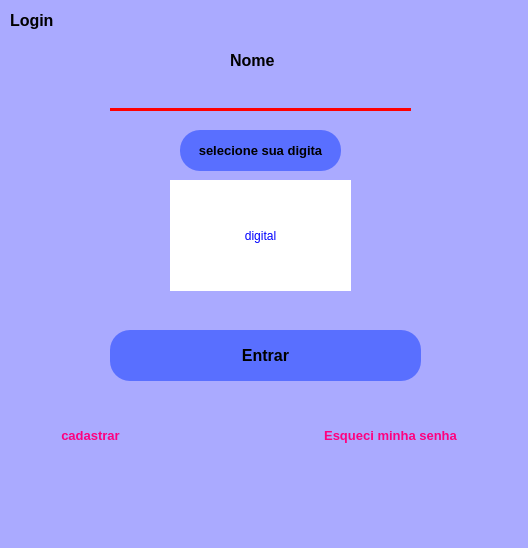
<?xml version="1.0" encoding="UTF-8"?>
<ui version="4.0">
 <class>MainWindow</class>
 <widget class="QMainWindow" name="MainWindow">
  <property name="geometry">
   <rect>
    <x>0</x>
    <y>0</y>
    <width>528</width>
    <height>548</height>
   </rect>
  </property>
  <property name="windowTitle">
   <string>MainWindow</string>
  </property>
  <property name="styleSheet">
   <string notr="true">background-color: rgb(170, 170, 255);
color: rgb(0, 0, 0);</string>
  </property>
  <widget class="QWidget" name="centralwidget">
   <widget class="QPushButton" name="pushButton">
    <property name="geometry">
     <rect>
      <x>110</x>
      <y>330</y>
      <width>311</width>
      <height>51</height>
     </rect>
    </property>
    <property name="font">
     <font>
      <pointsize>12</pointsize>
      <weight>75</weight>
      <bold>true</bold>
     </font>
    </property>
    <property name="styleSheet">
     <string notr="true">background-color: rgb(89, 111, 255);
color: rgb(0, 0, 0);
border-radius:20px;</string>
    </property>
    <property name="text">
     <string>Entrar</string>
    </property>
   </widget>
   <widget class="QPushButton" name="btn_cadastro">
    <property name="geometry">
     <rect>
      <x>10</x>
      <y>410</y>
      <width>161</width>
      <height>51</height>
     </rect>
    </property>
    <property name="font">
     <font>
      <pointsize>10</pointsize>
      <weight>75</weight>
      <bold>true</bold>
     </font>
    </property>
    <property name="styleSheet">
     <string notr="true">color: rgb(255, 0, 127);
border:none;</string>
    </property>
    <property name="text">
     <string>cadastrar</string>
    </property>
   </widget>
   <widget class="QLabel" name="label">
    <property name="geometry">
     <rect>
      <x>230</x>
      <y>40</y>
      <width>61</width>
      <height>41</height>
     </rect>
    </property>
    <property name="font">
     <font>
      <pointsize>12</pointsize>
      <weight>75</weight>
      <bold>true</bold>
     </font>
    </property>
    <property name="text">
     <string>Nome</string>
    </property>
   </widget>
   <widget class="QPushButton" name="pushButton_3">
    <property name="geometry">
     <rect>
      <x>290</x>
      <y>410</y>
      <width>201</width>
      <height>51</height>
     </rect>
    </property>
    <property name="font">
     <font>
      <pointsize>10</pointsize>
      <weight>75</weight>
      <bold>true</bold>
     </font>
    </property>
    <property name="styleSheet">
     <string notr="true">color: rgb(255, 0, 127);
border:none;</string>
    </property>
    <property name="text">
     <string>Esqueci minha senha</string>
    </property>
   </widget>
   <widget class="QLabel" name="label_2">
    <property name="geometry">
     <rect>
      <x>10</x>
      <y>0</y>
      <width>151</width>
      <height>41</height>
     </rect>
    </property>
    <property name="font">
     <font>
      <pointsize>12</pointsize>
      <weight>75</weight>
      <bold>true</bold>
     </font>
    </property>
    <property name="text">
     <string>Login</string>
    </property>
   </widget>
   <widget class="QLineEdit" name="txt_user">
    <property name="geometry">
     <rect>
      <x>110</x>
      <y>80</y>
      <width>301</width>
      <height>31</height>
     </rect>
    </property>
    <property name="font">
     <font>
      <pointsize>11</pointsize>
     </font>
    </property>
    <property name="styleSheet">
     <string notr="true">border: 0px;
border-bottom: 3px solid red;</string>
    </property>
    <property name="alignment">
     <set>Qt::AlignCenter</set>
    </property>
   </widget>
   <widget class="QLabel" name="label_3">
    <property name="geometry">
     <rect>
      <x>170</x>
      <y>180</y>
      <width>181</width>
      <height>111</height>
     </rect>
    </property>
    <property name="styleSheet">
     <string notr="true">color: rgb(0, 0, 255);
background-color: rgb(255, 255, 255);</string>
    </property>
    <property name="text">
     <string>digital</string>
    </property>
    <property name="alignment">
     <set>Qt::AlignCenter</set>
    </property>
   </widget>
   <widget class="QPushButton" name="btn_digital">
    <property name="geometry">
     <rect>
      <x>180</x>
      <y>130</y>
      <width>161</width>
      <height>41</height>
     </rect>
    </property>
    <property name="font">
     <font>
      <pointsize>10</pointsize>
      <weight>75</weight>
      <bold>true</bold>
     </font>
    </property>
    <property name="styleSheet">
     <string notr="true">background-color: rgb(89, 111, 255);
color: rgb(0, 0, 0);
border-radius:20px;</string>
    </property>
    <property name="text">
     <string>selecione sua digita</string>
    </property>
   </widget>
  </widget>
  <widget class="QMenuBar" name="menubar">
   <property name="geometry">
    <rect>
     <x>0</x>
     <y>0</y>
     <width>528</width>
     <height>21</height>
    </rect>
   </property>
  </widget>
 </widget>
 <resources/>
 <connections/>
</ui>
